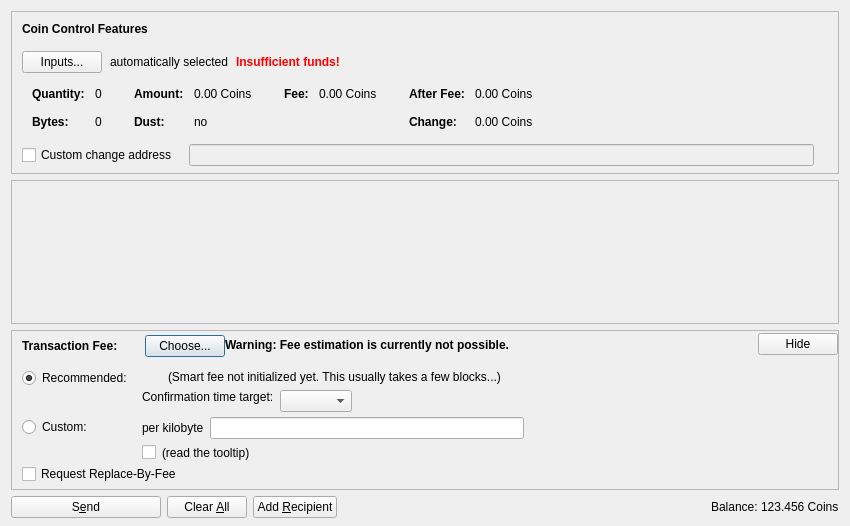
<?xml version="1.0" encoding="UTF-8"?>
<ui version="4.0">
 <class>SendCoinsDialog</class>
 <widget class="QDialog" name="SendCoinsDialog">
  <property name="geometry">
   <rect>
    <x>0</x>
    <y>0</y>
    <width>850</width>
    <height>526</height>
   </rect>
  </property>
  <property name="windowTitle">
   <string>Send Coins</string>
  </property>
  <layout class="QVBoxLayout" name="verticalLayout" stretch="0,1,0,0">
   <property name="bottomMargin">
    <number>8</number>
   </property>
   <item>
    <widget class="QFrame" name="frameCoinControl">
     <property name="sizePolicy">
      <sizepolicy hsizetype="Expanding" vsizetype="Expanding">
       <horstretch>0</horstretch>
       <verstretch>0</verstretch>
      </sizepolicy>
     </property>
     <property name="maximumSize">
      <size>
       <width>16777215</width>
       <height>16777215</height>
      </size>
     </property>
     <property name="frameShape">
      <enum>QFrame::StyledPanel</enum>
     </property>
     <property name="frameShadow">
      <enum>QFrame::Sunken</enum>
     </property>
     <layout class="QVBoxLayout" name="verticalLayoutCoinControl2">
      <property name="spacing">
       <number>0</number>
      </property>
      <property name="leftMargin">
       <number>0</number>
      </property>
      <property name="topMargin">
       <number>0</number>
      </property>
      <property name="rightMargin">
       <number>0</number>
      </property>
      <property name="bottomMargin">
       <number>6</number>
      </property>
      <item>
       <layout class="QVBoxLayout" name="verticalLayoutCoinControl" stretch="0,0,0,0,1">
        <property name="spacing">
         <number>0</number>
        </property>
        <property name="leftMargin">
         <number>10</number>
        </property>
        <property name="topMargin">
         <number>10</number>
        </property>
        <item>
         <layout class="QHBoxLayout" name="horizontalLayoutCoinControl1">
          <property name="bottomMargin">
           <number>15</number>
          </property>
          <item>
           <widget class="QLabel" name="labelCoinControlFeatures">
            <property name="sizePolicy">
             <sizepolicy hsizetype="Preferred" vsizetype="Maximum">
              <horstretch>0</horstretch>
              <verstretch>0</verstretch>
             </sizepolicy>
            </property>
            <property name="font">
             <font>
              <weight>75</weight>
              <bold>true</bold>
             </font>
            </property>
            <property name="styleSheet">
             <string notr="true">font-weight:bold;</string>
            </property>
            <property name="text">
             <string>Coin Control Features</string>
            </property>
           </widget>
          </item>
         </layout>
        </item>
        <item>
         <layout class="QHBoxLayout" name="horizontalLayoutCoinControl2" stretch="0,0,0,0">
          <property name="spacing">
           <number>8</number>
          </property>
          <property name="bottomMargin">
           <number>10</number>
          </property>
          <item>
           <widget class="QPushButton" name="pushButtonCoinControl">
            <property name="styleSheet">
             <string notr="true"/>
            </property>
            <property name="text">
             <string>Inputs...</string>
            </property>
            <property name="autoDefault">
             <bool>false</bool>
            </property>
           </widget>
          </item>
          <item>
           <widget class="QLabel" name="labelCoinControlAutomaticallySelected">
            <property name="text">
             <string>automatically selected</string>
            </property>
            <property name="margin">
             <number>5</number>
            </property>
           </widget>
          </item>
          <item>
           <widget class="QLabel" name="labelCoinControlInsuffFunds">
            <property name="font">
             <font>
              <weight>75</weight>
              <bold>true</bold>
             </font>
            </property>
            <property name="styleSheet">
             <string notr="true">color:red;font-weight:bold;</string>
            </property>
            <property name="text">
             <string>Insufficient funds!</string>
            </property>
            <property name="margin">
             <number>5</number>
            </property>
           </widget>
          </item>
          <item>
           <spacer name="horizontalSpacerCoinControl">
            <property name="orientation">
             <enum>Qt::Horizontal</enum>
            </property>
            <property name="sizeHint" stdset="0">
             <size>
              <width>40</width>
              <height>1</height>
             </size>
            </property>
           </spacer>
          </item>
         </layout>
        </item>
        <item>
         <widget class="QWidget" name="widgetCoinControl" native="true">
          <property name="sizePolicy">
           <sizepolicy hsizetype="Preferred" vsizetype="Preferred">
            <horstretch>0</horstretch>
            <verstretch>0</verstretch>
           </sizepolicy>
          </property>
          <property name="minimumSize">
           <size>
            <width>0</width>
            <height>0</height>
           </size>
          </property>
          <property name="styleSheet">
           <string notr="true"/>
          </property>
          <layout class="QHBoxLayout" name="horizontalLayoutCoinControl5">
           <property name="leftMargin">
            <number>0</number>
           </property>
           <property name="topMargin">
            <number>0</number>
           </property>
           <property name="rightMargin">
            <number>0</number>
           </property>
           <property name="bottomMargin">
            <number>0</number>
           </property>
           <item>
            <layout class="QHBoxLayout" name="horizontalLayoutCoinControl3" stretch="0,0,0,1">
             <property name="spacing">
              <number>20</number>
             </property>
             <property name="topMargin">
              <number>0</number>
             </property>
             <property name="bottomMargin">
              <number>10</number>
             </property>
             <item>
              <layout class="QFormLayout" name="formLayoutCoinControl1">
               <property name="horizontalSpacing">
                <number>10</number>
               </property>
               <property name="verticalSpacing">
                <number>14</number>
               </property>
               <property name="leftMargin">
                <number>10</number>
               </property>
               <property name="topMargin">
                <number>4</number>
               </property>
               <property name="rightMargin">
                <number>6</number>
               </property>
               <item row="0" column="0">
                <widget class="QLabel" name="labelCoinControlQuantityText">
                 <property name="font">
                  <font>
                   <weight>75</weight>
                   <bold>true</bold>
                  </font>
                 </property>
                 <property name="text">
                  <string>Quantity:</string>
                 </property>
                 <property name="margin">
                  <number>0</number>
                 </property>
                </widget>
               </item>
               <item row="0" column="1">
                <widget class="QLabel" name="labelCoinControlQuantity">
                 <property name="cursor">
                  <cursorShape>IBeamCursor</cursorShape>
                 </property>
                 <property name="contextMenuPolicy">
                  <enum>Qt::ActionsContextMenu</enum>
                 </property>
                 <property name="text">
                  <string notr="true">0</string>
                 </property>
                 <property name="margin">
                  <number>0</number>
                 </property>
                 <property name="textInteractionFlags">
                  <set>Qt::LinksAccessibleByMouse|Qt::TextSelectableByKeyboard|Qt::TextSelectableByMouse</set>
                 </property>
                </widget>
               </item>
               <item row="1" column="0">
                <widget class="QLabel" name="labelCoinControlBytesText">
                 <property name="font">
                  <font>
                   <weight>75</weight>
                   <bold>true</bold>
                  </font>
                 </property>
                 <property name="text">
                  <string>Bytes:</string>
                 </property>
                </widget>
               </item>
               <item row="1" column="1">
                <widget class="QLabel" name="labelCoinControlBytes">
                 <property name="cursor">
                  <cursorShape>IBeamCursor</cursorShape>
                 </property>
                 <property name="contextMenuPolicy">
                  <enum>Qt::ActionsContextMenu</enum>
                 </property>
                 <property name="text">
                  <string notr="true">0</string>
                 </property>
                 <property name="textInteractionFlags">
                  <set>Qt::LinksAccessibleByMouse|Qt::TextSelectableByKeyboard|Qt::TextSelectableByMouse</set>
                 </property>
                </widget>
               </item>
              </layout>
             </item>
             <item>
              <layout class="QFormLayout" name="formLayoutCoinControl2">
               <property name="horizontalSpacing">
                <number>10</number>
               </property>
               <property name="verticalSpacing">
                <number>14</number>
               </property>
               <property name="leftMargin">
                <number>6</number>
               </property>
               <property name="topMargin">
                <number>4</number>
               </property>
               <property name="rightMargin">
                <number>6</number>
               </property>
               <item row="0" column="0">
                <widget class="QLabel" name="labelCoinControlAmountText">
                 <property name="font">
                  <font>
                   <weight>75</weight>
                   <bold>true</bold>
                  </font>
                 </property>
                 <property name="text">
                  <string>Amount:</string>
                 </property>
                 <property name="margin">
                  <number>0</number>
                 </property>
                </widget>
               </item>
               <item row="0" column="1">
                <widget class="QLabel" name="labelCoinControlAmount">
                 <property name="cursor">
                  <cursorShape>IBeamCursor</cursorShape>
                 </property>
                 <property name="contextMenuPolicy">
                  <enum>Qt::ActionsContextMenu</enum>
                 </property>
                 <property name="text">
                  <string notr="true">0.00 Coins</string>
                 </property>
                 <property name="textInteractionFlags">
                  <set>Qt::LinksAccessibleByMouse|Qt::TextSelectableByKeyboard|Qt::TextSelectableByMouse</set>
                 </property>
                </widget>
               </item>
               <item row="1" column="0">
                <widget class="QLabel" name="labelCoinControlLowOutputText">
                 <property name="font">
                  <font>
                   <weight>75</weight>
                   <bold>true</bold>
                  </font>
                 </property>
                 <property name="text">
                  <string>Dust:</string>
                 </property>
                </widget>
               </item>
               <item row="1" column="1">
                <widget class="QLabel" name="labelCoinControlLowOutput">
                 <property name="cursor">
                  <cursorShape>IBeamCursor</cursorShape>
                 </property>
                 <property name="contextMenuPolicy">
                  <enum>Qt::ActionsContextMenu</enum>
                 </property>
                 <property name="text">
                  <string notr="true">no</string>
                 </property>
                 <property name="textInteractionFlags">
                  <set>Qt::LinksAccessibleByMouse|Qt::TextSelectableByKeyboard|Qt::TextSelectableByMouse</set>
                 </property>
                </widget>
               </item>
              </layout>
             </item>
             <item>
              <layout class="QFormLayout" name="formLayoutCoinControl3">
               <property name="horizontalSpacing">
                <number>10</number>
               </property>
               <property name="verticalSpacing">
                <number>14</number>
               </property>
               <property name="leftMargin">
                <number>6</number>
               </property>
               <property name="topMargin">
                <number>4</number>
               </property>
               <property name="rightMargin">
                <number>6</number>
               </property>
               <item row="0" column="0">
                <widget class="QLabel" name="labelCoinControlFeeText">
                 <property name="font">
                  <font>
                   <weight>75</weight>
                   <bold>true</bold>
                  </font>
                 </property>
                 <property name="text">
                  <string>Fee:</string>
                 </property>
                 <property name="margin">
                  <number>0</number>
                 </property>
                </widget>
               </item>
               <item row="0" column="1">
                <widget class="QLabel" name="labelCoinControlFee">
                 <property name="cursor">
                  <cursorShape>IBeamCursor</cursorShape>
                 </property>
                 <property name="contextMenuPolicy">
                  <enum>Qt::ActionsContextMenu</enum>
                 </property>
                 <property name="text">
                  <string notr="true">0.00 Coins</string>
                 </property>
                 <property name="textInteractionFlags">
                  <set>Qt::LinksAccessibleByMouse|Qt::TextSelectableByKeyboard|Qt::TextSelectableByMouse</set>
                 </property>
                </widget>
               </item>
              </layout>
             </item>
             <item>
              <layout class="QFormLayout" name="formLayoutCoinControl4">
               <property name="horizontalSpacing">
                <number>10</number>
               </property>
               <property name="verticalSpacing">
                <number>14</number>
               </property>
               <property name="leftMargin">
                <number>6</number>
               </property>
               <property name="topMargin">
                <number>4</number>
               </property>
               <property name="rightMargin">
                <number>6</number>
               </property>
               <item row="0" column="0">
                <widget class="QLabel" name="labelCoinControlAfterFeeText">
                 <property name="font">
                  <font>
                   <weight>75</weight>
                   <bold>true</bold>
                  </font>
                 </property>
                 <property name="text">
                  <string>After Fee:</string>
                 </property>
                 <property name="margin">
                  <number>0</number>
                 </property>
                </widget>
               </item>
               <item row="0" column="1">
                <widget class="QLabel" name="labelCoinControlAfterFee">
                 <property name="cursor">
                  <cursorShape>IBeamCursor</cursorShape>
                 </property>
                 <property name="contextMenuPolicy">
                  <enum>Qt::ActionsContextMenu</enum>
                 </property>
                 <property name="text">
                  <string notr="true">0.00 Coins</string>
                 </property>
                 <property name="textInteractionFlags">
                  <set>Qt::LinksAccessibleByMouse|Qt::TextSelectableByKeyboard|Qt::TextSelectableByMouse</set>
                 </property>
                </widget>
               </item>
               <item row="1" column="0">
                <widget class="QLabel" name="labelCoinControlChangeText">
                 <property name="font">
                  <font>
                   <weight>75</weight>
                   <bold>true</bold>
                  </font>
                 </property>
                 <property name="text">
                  <string>Change:</string>
                 </property>
                </widget>
               </item>
               <item row="1" column="1">
                <widget class="QLabel" name="labelCoinControlChange">
                 <property name="cursor">
                  <cursorShape>IBeamCursor</cursorShape>
                 </property>
                 <property name="contextMenuPolicy">
                  <enum>Qt::ActionsContextMenu</enum>
                 </property>
                 <property name="text">
                  <string notr="true">0.00 Coins</string>
                 </property>
                 <property name="textInteractionFlags">
                  <set>Qt::LinksAccessibleByMouse|Qt::TextSelectableByKeyboard|Qt::TextSelectableByMouse</set>
                 </property>
                </widget>
               </item>
              </layout>
             </item>
            </layout>
           </item>
          </layout>
         </widget>
        </item>
        <item>
         <layout class="QHBoxLayout" name="horizontalLayoutCoinControl4" stretch="0,0,0">
          <property name="spacing">
           <number>12</number>
          </property>
          <property name="sizeConstraint">
           <enum>QLayout::SetDefaultConstraint</enum>
          </property>
          <property name="topMargin">
           <number>5</number>
          </property>
          <property name="rightMargin">
           <number>5</number>
          </property>
          <item>
           <widget class="QCheckBox" name="checkBoxCoinControlChange">
            <property name="toolTip">
             <string>If this is activated, but the change address is empty or invalid, change will be sent to a newly generated address.</string>
            </property>
            <property name="text">
             <string>Custom change address</string>
            </property>
           </widget>
          </item>
          <item>
           <widget class="QValidatedLineEdit" name="lineEditCoinControlChange">
            <property name="enabled">
             <bool>false</bool>
            </property>
            <property name="sizePolicy">
             <sizepolicy hsizetype="Expanding" vsizetype="Fixed">
              <horstretch>0</horstretch>
              <verstretch>0</verstretch>
             </sizepolicy>
            </property>
           </widget>
          </item>
          <item>
           <widget class="QLabel" name="labelCoinControlChangeLabel">
            <property name="sizePolicy">
             <sizepolicy hsizetype="Preferred" vsizetype="Expanding">
              <horstretch>0</horstretch>
              <verstretch>0</verstretch>
             </sizepolicy>
            </property>
            <property name="minimumSize">
             <size>
              <width>0</width>
              <height>0</height>
             </size>
            </property>
            <property name="text">
             <string/>
            </property>
            <property name="margin">
             <number>3</number>
            </property>
           </widget>
          </item>
         </layout>
        </item>
        <item>
         <spacer name="verticalSpacerCoinControl">
          <property name="orientation">
           <enum>Qt::Vertical</enum>
          </property>
          <property name="sizeHint" stdset="0">
           <size>
            <width>800</width>
            <height>1</height>
           </size>
          </property>
         </spacer>
        </item>
       </layout>
      </item>
     </layout>
    </widget>
   </item>
   <item>
    <widget class="QScrollArea" name="scrollArea">
     <property name="widgetResizable">
      <bool>true</bool>
     </property>
     <widget class="QWidget" name="scrollAreaWidgetContents">
      <property name="geometry">
       <rect>
        <x>0</x>
        <y>0</y>
        <width>830</width>
        <height>104</height>
       </rect>
      </property>
      <layout class="QVBoxLayout" name="verticalLayout_2" stretch="0,1">
       <property name="leftMargin">
        <number>0</number>
       </property>
       <property name="topMargin">
        <number>0</number>
       </property>
       <property name="rightMargin">
        <number>0</number>
       </property>
       <property name="bottomMargin">
        <number>0</number>
       </property>
       <item>
        <layout class="QVBoxLayout" name="entries">
         <property name="spacing">
          <number>6</number>
         </property>
        </layout>
       </item>
       <item>
        <spacer name="verticalSpacer">
         <property name="orientation">
          <enum>Qt::Vertical</enum>
         </property>
         <property name="sizeHint" stdset="0">
          <size>
           <width>20</width>
           <height>40</height>
          </size>
         </property>
        </spacer>
       </item>
      </layout>
     </widget>
    </widget>
   </item>
   <item>
    <widget class="QFrame" name="frameFee">
     <property name="sizePolicy">
      <sizepolicy hsizetype="Expanding" vsizetype="Expanding">
       <horstretch>0</horstretch>
       <verstretch>0</verstretch>
      </sizepolicy>
     </property>
     <property name="maximumSize">
      <size>
       <width>16777215</width>
       <height>16777215</height>
      </size>
     </property>
     <property name="frameShape">
      <enum>QFrame::StyledPanel</enum>
     </property>
     <property name="frameShadow">
      <enum>QFrame::Sunken</enum>
     </property>
     <layout class="QVBoxLayout" name="verticalLayoutFee1">
      <property name="spacing">
       <number>0</number>
      </property>
      <property name="leftMargin">
       <number>0</number>
      </property>
      <property name="topMargin">
       <number>0</number>
      </property>
      <property name="rightMargin">
       <number>0</number>
      </property>
      <property name="bottomMargin">
       <number>0</number>
      </property>
      <item>
       <layout class="QVBoxLayout" name="verticalLayoutFee2" stretch="0,0,0">
        <property name="spacing">
         <number>0</number>
        </property>
        <property name="leftMargin">
         <number>10</number>
        </property>
        <property name="topMargin">
         <number>0</number>
        </property>
        <item>
         <layout class="QHBoxLayout" name="horizontalLayoutFee1">
          <property name="bottomMargin">
           <number>0</number>
          </property>
          <item>
           <layout class="QVBoxLayout" name="verticalLayoutFee7">
            <property name="spacing">
             <number>0</number>
            </property>
            <item>
             <spacer name="verticalSpacerSmartFee">
              <property name="orientation">
               <enum>Qt::Vertical</enum>
              </property>
              <property name="sizeType">
               <enum>QSizePolicy::Fixed</enum>
              </property>
              <property name="sizeHint" stdset="0">
               <size>
                <width>1</width>
                <height>4</height>
               </size>
              </property>
             </spacer>
            </item>
            <item>
             <layout class="QHBoxLayout" name="horizontalLayoutSmartFee">
              <property name="spacing">
               <number>10</number>
              </property>
              <item>
               <widget class="QLabel" name="labelFeeHeadline">
                <property name="sizePolicy">
                 <sizepolicy hsizetype="Preferred" vsizetype="Maximum">
                  <horstretch>0</horstretch>
                  <verstretch>0</verstretch>
                 </sizepolicy>
                </property>
                <property name="font">
                 <font>
                  <weight>75</weight>
                  <bold>true</bold>
                 </font>
                </property>
                <property name="styleSheet">
                 <string notr="true">font-weight:bold;</string>
                </property>
                <property name="text">
                 <string>Transaction Fee:</string>
                </property>
               </widget>
              </item>
              <item>
               <widget class="QLabel" name="labelFeeMinimized">
                <property name="text">
                 <string/>
                </property>
               </widget>
              </item>
              <item>
               <widget class="QPushButton" name="buttonChooseFee">
                <property name="text">
                 <string>Choose...</string>
                </property>
               </widget>
              </item>
             </layout>
            </item>
            <item>
             <spacer name="verticalSpacer_5">
              <property name="orientation">
               <enum>Qt::Vertical</enum>
              </property>
              <property name="sizeHint" stdset="0">
               <size>
                <width>1</width>
                <height>1</height>
               </size>
              </property>
             </spacer>
            </item>
           </layout>
          </item>
          <item>
           <widget class="QLabel" name="fallbackFeeWarningLabel">
            <property name="toolTip">
             <string>Using the fallbackfee can result in sending a transaction that will take several hours or days (or never) to confirm. Consider choosing your fee manually or wait until you have validated the complete chain.</string>
            </property>
            <property name="font">
            <font>
                <weight>75</weight>
                <bold>true</bold>
            </font>
            </property>
            <property name="text">
             <string>Warning: Fee estimation is currently not possible.</string>
            </property>
            <property name="wordWrap">
             <bool>false</bool>
            </property>
           </widget>
          </item>
          <item>
           <spacer name="horizontalSpacer_4">
            <property name="orientation">
             <enum>Qt::Horizontal</enum>
            </property>
            <property name="sizeType">
             <enum>QSizePolicy::MinimumExpanding</enum>
            </property>
            <property name="sizeHint" stdset="0">
             <size>
              <width>40</width>
              <height>20</height>
             </size>
            </property>
           </spacer>
          </item>
          <item>
           <widget class="QPushButton" name="buttonMinimizeFee">
            <property name="toolTip">
             <string>collapse fee-settings</string>
            </property>
            <property name="text">
             <string>Hide</string>
            </property>
           </widget>
          </item>
         </layout>
        </item>
        <item>
         <widget class="QFrame" name="frameFeeSelection">
          <layout class="QVBoxLayout" name="verticalLayoutFee12">
           <property name="spacing">
            <number>0</number>
           </property>
           <property name="leftMargin">
            <number>0</number>
           </property>
           <property name="topMargin">
            <number>0</number>
           </property>
           <property name="rightMargin">
            <number>0</number>
           </property>
           <property name="bottomMargin">
            <number>0</number>
           </property>
           <item>
            <layout class="QGridLayout" name="gridLayoutFee">
             <property name="topMargin">
              <number>10</number>
             </property>
             <property name="bottomMargin">
              <number>4</number>
             </property>
             <property name="horizontalSpacing">
              <number>10</number>
             </property>
             <property name="verticalSpacing">
              <number>4</number>
             </property>
             <item row="1" column="1">
              <layout class="QVBoxLayout" name="verticalLayoutFee8">
               <property name="spacing">
                <number>6</number>
               </property>
               <item>
                <layout class="QHBoxLayout" name="horizontalLayoutFee13">
                 <item>
                  <widget class="QLabel" name="labelCustomPerKilobyte">
                   <property name="toolTip">
                    <string>If the custom fee is set to 1000 satoshis and the transaction is only 250 bytes, then &quot;per kilobyte&quot; only pays 250 satoshis in fee, while &quot;total at least&quot; pays 1000 satoshis. For transactions bigger than a kilobyte both pay by kilobyte.</string>
                   </property>
                   <property name="text">
                    <string>per kilobyte</string>
                   </property>
                  </widget>
                 </item>
                 <item>
                  <widget class="KomodoAmountField" name="customFee"/>
                 </item>
                 <item>
                  <spacer name="horizontalSpacer_6">
                   <property name="orientation">
                    <enum>Qt::Horizontal</enum>
                   </property>
                   <property name="sizeHint" stdset="0">
                    <size>
                     <width>1</width>
                     <height>1</height>
                    </size>
                   </property>
                  </spacer>
                 </item>
                </layout>
               </item>
               <item>
                <layout class="QHBoxLayout" name="horizontalLayoutFee8">
                 <item>
                  <widget class="QCheckBox" name="checkBoxMinimumFee">
                   <property name="toolTip">
                    <string>Paying only the minimum fee is just fine as long as there is less transaction volume than space in the blocks. But be aware that this can end up in a never confirming transaction once there is more demand for komodo transactions than the network can process.</string>
                   </property>
                   <property name="text">
                    <string/>
                   </property>
                  </widget>
                 </item>
                 <item>
                  <widget class="QLabel" name="labelMinFeeWarning">
                   <property name="enabled">
                    <bool>true</bool>
                   </property>
                   <property name="toolTip">
                    <string>Paying only the minimum fee is just fine as long as there is less transaction volume than space in the blocks. But be aware that this can end up in a never confirming transaction once there is more demand for komodo transactions than the network can process.</string>
                   </property>
                   <property name="text">
                    <string>(read the tooltip)</string>
                   </property>
                   <property name="margin">
                    <number>5</number>
                   </property>
                  </widget>
                 </item>
                 <item>
                  <spacer name="horizontalSpacer_2">
                   <property name="orientation">
                    <enum>Qt::Horizontal</enum>
                   </property>
                   <property name="sizeHint" stdset="0">
                    <size>
                     <width>1</width>
                     <height>1</height>
                    </size>
                   </property>
                  </spacer>
                 </item>
                </layout>
               </item>
              </layout>
             </item>
             <item row="0" column="0">
              <layout class="QVBoxLayout" name="verticalLayoutFee4" stretch="0,1">
               <item>
                <widget class="QRadioButton" name="radioSmartFee">
                 <property name="text">
                  <string>Recommended:</string>
                 </property>
                 <property name="checked">
                  <bool>true</bool>
                 </property>
                 <attribute name="buttonGroup">
                  <string notr="true">groupFee</string>
                 </attribute>
                </widget>
               </item>
               <item>
                <spacer name="verticalSpacer_2">
                 <property name="orientation">
                  <enum>Qt::Vertical</enum>
                 </property>
                 <property name="sizeHint" stdset="0">
                  <size>
                   <width>1</width>
                   <height>1</height>
                  </size>
                 </property>
                </spacer>
               </item>
              </layout>
             </item>
             <item row="1" column="0">
              <layout class="QVBoxLayout" name="verticalLayoutFee9" stretch="0,1">
               <item>
                <widget class="QRadioButton" name="radioCustomFee">
                 <property name="text">
                  <string>Custom:</string>
                 </property>
                 <attribute name="buttonGroup">
                  <string notr="true">groupFee</string>
                 </attribute>
                </widget>
               </item>
               <item>
                <spacer name="verticalSpacer_6">
                 <property name="orientation">
                  <enum>Qt::Vertical</enum>
                 </property>
                 <property name="sizeHint" stdset="0">
                  <size>
                   <width>1</width>
                   <height>1</height>
                  </size>
                 </property>
                </spacer>
               </item>
              </layout>
             </item>
             <item row="0" column="1">
              <layout class="QVBoxLayout" name="verticalLayoutFee3" stretch="0,0,1">
               <property name="spacing">
                <number>6</number>
               </property>
               <property name="topMargin">
                <number>2</number>
               </property>
               <item>
                <layout class="QHBoxLayout" name="horizontalLayoutFee12">
                 <item>
                  <widget class="QLabel" name="labelSmartFee">
                   <property name="text">
                    <string/>
                   </property>
                   <property name="margin">
                    <number>2</number>
                   </property>
                  </widget>
                 </item>
                 <item>
                  <widget class="QLabel" name="labelFeeEstimation">
                   <property name="text">
                    <string/>
                   </property>
                  </widget>
                 </item>
                 <item>
                  <widget class="QLabel" name="labelSmartFee2">
                   <property name="text">
                    <string>(Smart fee not initialized yet. This usually takes a few blocks...)</string>
                   </property>
                   <property name="margin">
                    <number>2</number>
                   </property>
                  </widget>
                 </item>
                 <item>
                  <spacer name="horizontalSpacer_5">
                   <property name="orientation">
                    <enum>Qt::Horizontal</enum>
                   </property>
                   <property name="sizeHint" stdset="0">
                    <size>
                     <width>1</width>
                     <height>1</height>
                    </size>
                   </property>
                  </spacer>
                 </item>
                </layout>
               </item>
               <item>
                <layout class="QHBoxLayout" name="horizontalLayoutFee9">
                 <item>
                  <layout class="QVBoxLayout" name="verticalLayoutFee6">
                   <item>
                    <widget class="QLabel" name="labelSmartFee3">
                     <property name="text">
                      <string>Confirmation time target:</string>
                     </property>
                     <property name="margin">
                      <number>2</number>
                     </property>
                    </widget>
                   </item>
                   <item>
                    <spacer name="verticalSpacer_3">
                     <property name="orientation">
                      <enum>Qt::Vertical</enum>
                     </property>
                     <property name="sizeHint" stdset="0">
                      <size>
                       <width>1</width>
                       <height>1</height>
                      </size>
                     </property>
                    </spacer>
                   </item>
                  </layout>
                 </item>
                 <item>
                  <layout class="QVBoxLayout" name="verticalLayoutFee5">
                   <property name="rightMargin">
                    <number>30</number>
                   </property>
                   <item>
                    <layout class="QHBoxLayout" name="horizontalLayoutConfTarget">
                     <property name="bottomMargin">
                      <number>0</number>
                     </property>
                     <item>
                      <widget class="QComboBox" name="confTargetSelector"/>
                     </item>
                     <item>
                      <spacer name="horizontalSpacerConfTarget">
                       <property name="orientation">
                        <enum>Qt::Horizontal</enum>
                       </property>
                       <property name="sizeHint" stdset="0">
                        <size>
                         <width>40</width>
                         <height>20</height>
                        </size>
                       </property>
                      </spacer>
                     </item>
                    </layout>
                   </item>
                  </layout>
                 </item>
                </layout>
               </item>
               <item>
                <spacer name="verticalSpacer_4">
                 <property name="orientation">
                  <enum>Qt::Vertical</enum>
                 </property>
                 <property name="sizeHint" stdset="0">
                  <size>
                   <width>1</width>
                   <height>1</height>
                  </size>
                 </property>
                </spacer>
               </item>
              </layout>
             </item>
            </layout>
           </item>
           <item>
            <widget class="QCheckBox" name="optInRBF">
             <property name="text">
              <string>Request Replace-By-Fee</string>
             </property>
             <property name="toolTip">
              <string>Indicates that the sender may wish to replace this transaction with a new one paying higher fees (prior to being confirmed).</string>
             </property>
            </widget>
           </item>
          </layout>
         </widget>
        </item>
        <item>
         <spacer name="verticalSpacerFee">
          <property name="orientation">
           <enum>Qt::Vertical</enum>
          </property>
          <property name="sizeHint" stdset="0">
           <size>
            <width>40</width>
            <height>5</height>
           </size>
          </property>
         </spacer>
        </item>
       </layout>
      </item>
     </layout>
    </widget>
   </item>
   <item>
    <layout class="QHBoxLayout" name="horizontalLayout">
     <item>
      <widget class="QPushButton" name="sendButton">
       <property name="minimumSize">
        <size>
         <width>150</width>
         <height>0</height>
        </size>
       </property>
       <property name="toolTip">
        <string>Confirm the send action</string>
       </property>
       <property name="text">
        <string>S&amp;end</string>
       </property>
       <property name="icon">
        <iconset resource="../komodo.qrc">
         <normaloff>:/icons/send</normaloff>:/icons/send</iconset>
       </property>
       <property name="autoDefault">
        <bool>false</bool>
       </property>
       <property name="default">
        <bool>false</bool>
       </property>
      </widget>
     </item>
     <item>
      <widget class="QPushButton" name="clearButton">
       <property name="sizePolicy">
        <sizepolicy hsizetype="Minimum" vsizetype="Fixed">
         <horstretch>0</horstretch>
         <verstretch>0</verstretch>
        </sizepolicy>
       </property>
       <property name="toolTip">
        <string>Clear all fields of the form.</string>
       </property>
       <property name="text">
        <string>Clear &amp;All</string>
       </property>
       <property name="icon">
        <iconset resource="../komodo.qrc">
         <normaloff>:/icons/remove</normaloff>:/icons/remove</iconset>
       </property>
       <property name="autoDefault">
        <bool>false</bool>
       </property>
      </widget>
     </item>
     <item>
      <widget class="QPushButton" name="addButton">
       <property name="toolTip">
        <string>Send to multiple recipients at once</string>
       </property>
       <property name="text">
        <string>Add &amp;Recipient</string>
       </property>
       <property name="icon">
        <iconset resource="../komodo.qrc">
         <normaloff>:/icons/add</normaloff>:/icons/add</iconset>
       </property>
       <property name="autoDefault">
        <bool>false</bool>
       </property>
      </widget>
     </item>
     <item>
      <spacer name="horizontalSpacer">
       <property name="orientation">
        <enum>Qt::Horizontal</enum>
       </property>
       <property name="sizeHint" stdset="0">
        <size>
         <width>40</width>
         <height>20</height>
        </size>
       </property>
      </spacer>
     </item>
     <item>
      <layout class="QHBoxLayout" name="horizontalLayout_2">
       <property name="spacing">
        <number>3</number>
       </property>
       <item>
        <widget class="QLabel" name="label">
         <property name="sizePolicy">
          <sizepolicy hsizetype="Preferred" vsizetype="Fixed">
           <horstretch>0</horstretch>
           <verstretch>0</verstretch>
          </sizepolicy>
         </property>
         <property name="text">
          <string>Balance:</string>
         </property>
        </widget>
       </item>
       <item>
        <widget class="QLabel" name="labelBalance">
         <property name="sizePolicy">
          <sizepolicy hsizetype="Preferred" vsizetype="Fixed">
           <horstretch>0</horstretch>
           <verstretch>0</verstretch>
          </sizepolicy>
         </property>
         <property name="cursor">
          <cursorShape>IBeamCursor</cursorShape>
         </property>
         <property name="text">
          <string notr="true">123.456 Coins</string>
         </property>
         <property name="textInteractionFlags">
          <set>Qt::LinksAccessibleByMouse|Qt::TextSelectableByKeyboard|Qt::TextSelectableByMouse</set>
         </property>
        </widget>
       </item>
      </layout>
     </item>
    </layout>
   </item>
  </layout>
 </widget>
 <customwidgets>
  <customwidget>
   <class>QValidatedLineEdit</class>
   <extends>QLineEdit</extends>
   <header>qvalidatedlineedit.h</header>
  </customwidget>
  <customwidget>
   <class>KomodoAmountField</class>
   <extends>QLineEdit</extends>
   <header>bitcoinamountfield.h</header>
   <container>1</container>
  </customwidget>
 </customwidgets>
 <resources>
  <include location="../komodo.qrc"/>
 </resources>
 <connections/>
 <buttongroups>
  <buttongroup name="groupFee"/>
 </buttongroups>
</ui>
